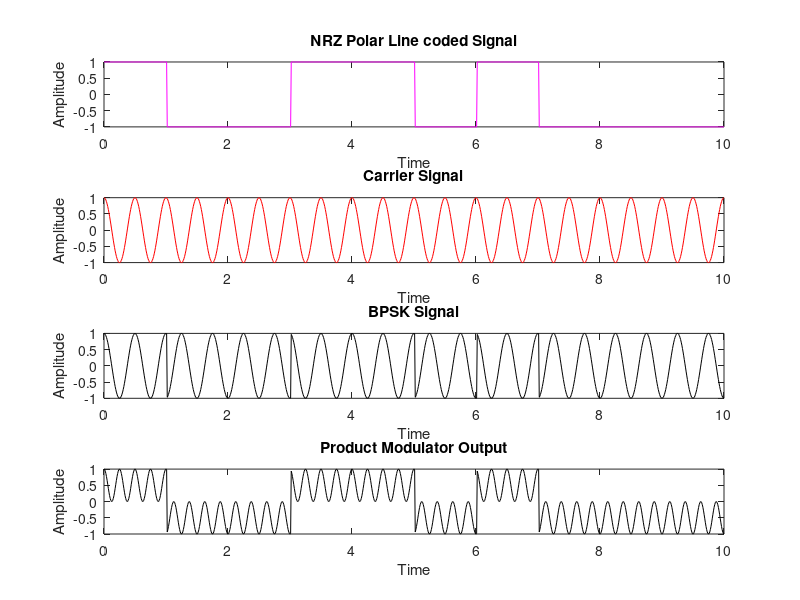

This figure's MATLAB source: (Note: this script raises an error after producing the figure.)
%BPSK Modulation and Demodulation

%% Input Bits Generation
N=10; %Input Size
n=randi([0 1],1,N); % Random N bits generation : 1 or 0

%% Polar Mapping
for ii=1:N
    if n(ii)==0
        nn(ii)=-1;
    else 
        nn(ii)=1;
    end
end

%% Polar NRZ signal
S=100; %Sampling frequency for MATLAB, basically it is the number of points for representation of 1 bit
       %Simply called "Samples per Bit"
i=1;
t=0:1/S:N;
for j=1:length(t)
    if t(j)<=i
        m(j)=nn(i);
    else
        m(j)=nn(i);%This line of code is written to maintain a continuum in the waveform
        i=i+1;
    end
end
subplot(411);
plot(t,m,'m'); xlabel('Time'); ylabel('Amplitude');
title('NRZ Polar Line coded Signal');

%% Carrier Signal Generation
c=cos(2*pi*2*t);
subplot(412);
plot(t,c,'r'); xlabel('Time'); ylabel('Amplitude');
title('Carrier Signal');


%% BPSK Signal Generation
x=m.*c;
subplot(413);
plot(t,x,'k'); xlabel('Time'); ylabel('Amplitude');
title('BPSK Signal');

%% Coherent Detection
% We consider no noise case
y=x; %Received Signal=Transmitted Signal, since Coherent Detection

y1=y.*c; %Product Modulator Output
subplot(414);
plot(t,y1,'k'); xlabel('Time'); ylabel('Amplitude');
title('Product Modulator Output');

%% Integrator
int_op=[];
for ii=0:S:length(y1)-S %from 0 to the second last bit as integrating the second last goes on to the last bit
                        %trapz: Trapezoidal Numerical Integration
                        %division by S is done to find the average area
                        %between every 2 bits
    int_o=(1/S)*trapz(y1(ii+1:ii+S));
    int_op=[int_op  int_o];
end

%% Decision Device
Th= 0; %Threshold for BASK
disp('Detected Bits:')
det=(round(int_op,1)>=Th) %round(input,number of significant places) and compare with the Threshold  

%% BER Computation
ber=sum(n~=det)/N %Count number of detected bits which are not equal to the original input 

% Clearly as there is no noise so the BER=0
